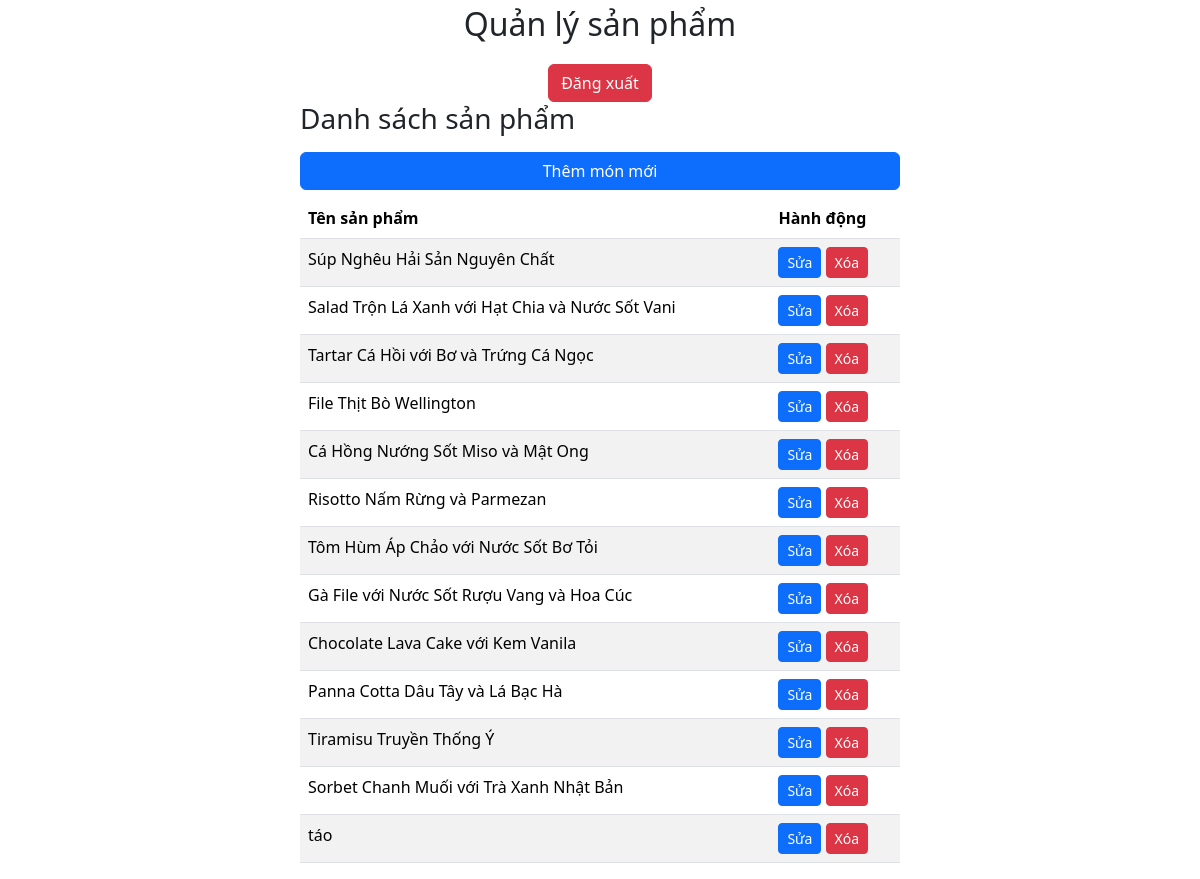
The app's page /foodweb/admin.php (signed in) with its own data.
### tables this page shows
CREATE TABLE `foods` (
  `id` int(11) NOT NULL,
  `tên` varchar(255) NOT NULL,
  `mô tả` text NOT NULL,
  `giá` decimal(10,2) NOT NULL,
  `loại` varchar(100) NOT NULL,
  `hình ảnh` text NOT NULL
);

### foodweb/admin.php (the view, shortened to what this page needs)
<!doctype html>
<html lang="en">
<head>
    <link href="https://cdn.jsdelivr.net/npm/bootstrap@5.3.3/dist/css/bootstrap.min.css" rel="stylesheet"
>
</head>
<body>
    <div class="container">
        <p class="text-center fs-2 ">Quản lý sản phẩm</p>
    </div>
    <div class="container justify-content-center d-flex">
        <a href="logout.php" class="btn btn-danger">Đăng xuất</a>
    </div>
    <div class="d-grid gap-2 col-6 mx-auto">
        <?php
        include 'db_connect.php';
        $sql = "SELECT id, tên FROM foods";
        $result = $conn->query($sql);
        ?>
        <h3>Danh sách sản phẩm</h3>
        <button type="button" class="btn btn-primary" data-bs-toggle="modal" data-bs-target="#add">
            Thêm món mới
        </button>
        <table class="table table-striped">
            <thead>
                <tr>
                    <th>Tên sản phẩm</th>
                    <th>Hành động</th>
                </tr>
            </thead>
            <tbody>
                <?php while ($row = $result->fetch_assoc()): ?>
                    <tr>
                        <td><?= $row['tên'] ?></td>
                        <td>
                            <a href="editfood.php?id=<?= $row['id'] ?>" class="btn btn-primary btn-sm">Sửa</a>
                            <a href="deletefood.php?id=<?= $row['id'] ?>" class="btn btn-danger btn-sm" onclick="return confirm('Bạn có chắc muốn xóa sản phẩm này không?')">Xóa</a>
                        </td>
                    </tr>
                <?php endwhile; ?>
            </tbody>
        </table>
    </div>
</body>
</html>

### records on screen
foods: tên "Súp Nghêu Hải Sản Nguyên Chất"
foods: tên "Salad Trộn Lá Xanh với Hạt Chia và Nước Sốt Vani"
foods: tên "Tartar Cá Hồi với Bơ và Trứng Cá Ngọc"
foods: tên "File Thịt Bò Wellington"
foods: tên "Cá Hồng Nướng Sốt Miso và Mật Ong"
foods: tên "Risotto Nấm Rừng và Parmezan"
foods: tên "Tôm Hùm Áp Chảo với Nước Sốt Bơ Tỏi"
foods: tên "Gà File với Nước Sốt Rượu Vang và Hoa Cúc"
foods: tên "Chocolate Lava Cake với Kem Vanila"
foods: tên "Panna Cotta Dâu Tây và Lá Bạc Hà"
foods: tên "Tiramisu Truyền Thống Ý"
foods: tên "Sorbet Chanh Muối với Trà Xanh Nhật Bản"
foods: tên "táo"
